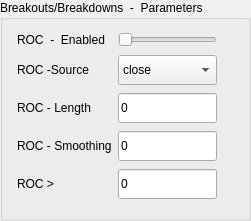
              <widget class="QGroupBox" name="grpBox_BO_parametersIndi">
               <property name="geometry">
                <rect>
                 <x>820</x>
                 <y>40</y>
                 <width>251</width>
                 <height>221</height>
                </rect>
               </property>
               <property name="styleSheet">
                <string notr="true"/>
               </property>
               <property name="title">
                <string>Breakouts/Breakdowns  -  Parameters</string>
               </property>
               <widget class="QWidget" name="layoutWidget_28">
                <property name="geometry">
                 <rect>
                  <x>17</x>
                  <y>30</y>
                  <width>231</width>
                  <height>171</height>
                 </rect>
                </property>
                <layout class="QGridLayout" name="gridLayout_57">
                 <item row="2" column="2">
                  <spacer name="horizontalSpacer_37">
                   <property name="orientation">
                    <enum>Qt::Horizontal</enum>
                   </property>
                   <property name="sizeHint" stdset="0">
                    <size>
                     <width>40</width>
                     <height>20</height>
                    </size>
                   </property>
                  </spacer>
                 </item>
                 <item row="1" column="0">
                  <widget class="QLabel" name="lblSELL_IndicatorEnabled_10">
                   <property name="styleSheet">
                    <string notr="true"/>
                   </property>
                   <property name="text">
                    <string>ROC  -  Enabled</string>
                   </property>
                  </widget>
                 </item>
                 <item row="1" column="1">
                  <widget class="QSlider" name="hSlider_SELL_IndicatorEnabled_32">
                   <property name="styleSheet">
                    <string notr="true"/>
                   </property>
                   <property name="maximum">
                    <number>5</number>
                   </property>
                   <property name="orientation">
                    <enum>Qt::Horizontal</enum>
                   </property>
                  </widget>
                 </item>
                 <item row="2" column="0">
                  <widget class="QLabel" name="lblRocAppliedPrice_9">
                   <property name="styleSheet">
                    <string notr="true"/>
                   </property>
                   <property name="text">
                    <string>ROC -Source</string>
                   </property>
                  </widget>
                 </item>
                 <item row="5" column="1">
                  <widget class="QLineEdit" name="txtRocRBuyIncreasePercentage_9">
                   <property name="minimumSize">
                    <size>
                     <width>0</width>
                     <height>30</height>
                    </size>
                   </property>
                   <property name="styleSheet">
                    <string notr="true"/>
                   </property>
                   <property name="text">
                    <string>0</string>
                   </property>
                  </widget>
                 </item>
                 <item row="5" column="0">
                  <widget class="QLabel" name="lblRocRBuyIncreasePercentage_9">
                   <property name="styleSheet">
                    <string notr="true"/>
                   </property>
                   <property name="text">
                    <string>ROC &gt;</string>
                   </property>
                  </widget>
                 </item>
                 <item row="3" column="1">
                  <widget class="QLineEdit" name="txtRocPeriodR_9">
                   <property name="minimumSize">
                    <size>
                     <width>0</width>
                     <height>30</height>
                    </size>
                   </property>
                   <property name="cursor">
                    <cursorShape>IBeamCursor</cursorShape>
                   </property>
                   <property name="styleSheet">
                    <string notr="true"/>
                   </property>
                   <property name="text">
                    <string>0</string>
                   </property>
                  </widget>
                 </item>
                 <item row="2" column="1">
                  <widget class="QComboBox" name="drpRocAppliedPriceR_9">
                   <property name="sizePolicy">
                    <sizepolicy hsizetype="Preferred" vsizetype="Fixed">
                     <horstretch>0</horstretch>
                     <verstretch>0</verstretch>
                    </sizepolicy>
                   </property>
                   <property name="minimumSize">
                    <size>
                     <width>0</width>
                     <height>30</height>
                    </size>
                   </property>
                   <property name="styleSheet">
                    <string notr="true"/>
                   </property>
                   <item>
                    <property name="text">
                     <string>close</string>
                    </property>
                   </item>
                   <item>
                    <property name="text">
                     <string>open</string>
                    </property>
                   </item>
                   <item>
                    <property name="text">
                     <string>high</string>
                    </property>
                   </item>
                   <item>
                    <property name="text">
                     <string>low</string>
                    </property>
                   </item>
                   <item>
                    <property name="text">
                     <string>HL2</string>
                    </property>
                   </item>
                   <item>
                    <property name="text">
                     <string>HLC3</string>
                    </property>
                   </item>
                   <item>
                    <property name="text">
                     <string>OHLC</string>
                    </property>
                   </item>
                  </widget>
                 </item>
                 <item row="3" column="0">
                  <widget class="QLabel" name="lblRocPeriodR_9">
                   <property name="styleSheet">
                    <string notr="true"/>
                   </property>
                   <property name="text">
                    <string>ROC - Length</string>
                   </property>
                  </widget>
                 </item>
                 <item row="4" column="0">
                  <widget class="QLabel" name="lblRocSmoothingR_9">
                   <property name="styleSheet">
                    <string notr="true"/>
                   </property>
                   <property name="text">
                    <string>ROC - Smoothing</string>
                   </property>
                  </widget>
                 </item>
                 <item row="4" column="1">
                  <widget class="QLineEdit" name="txtRocSmoothingR_9">
                   <property name="minimumSize">
                    <size>
                     <width>0</width>
                     <height>30</height>
                    </size>
                   </property>
                   <property name="styleSheet">
                    <string notr="true"/>
                   </property>
                   <property name="text">
                    <string>0</string>
                   </property>
                  </widget>
                 </item>
                </layout>
               </widget>
              </widget>
